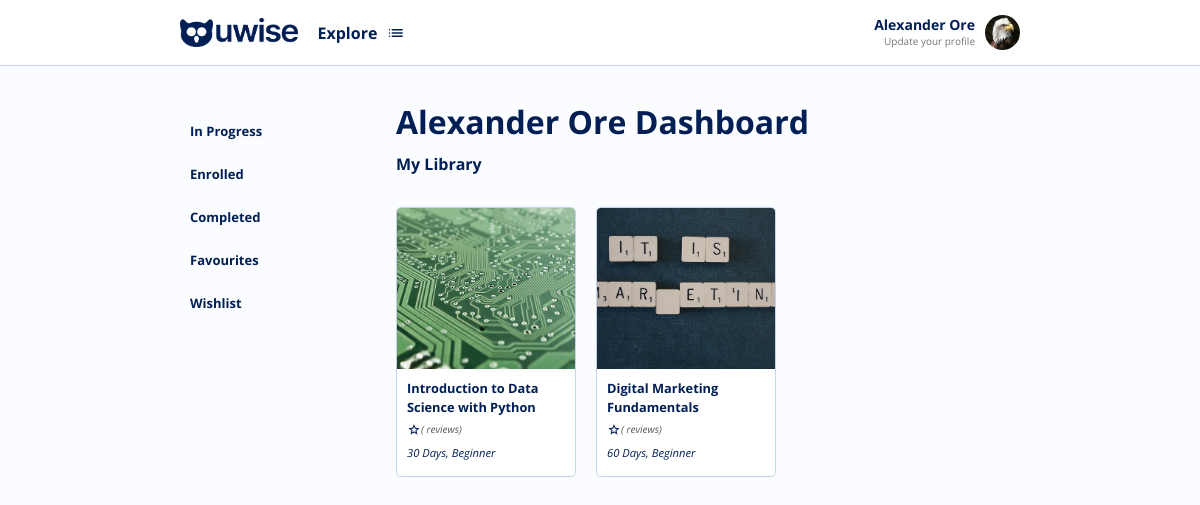
/dashboard (signed in), run on the app's committed database.
### authAPI/models.py (models this page shows, shortened)
class User(AbstractUser):
    email = models.EmailField(max_length=100, unique=True)
    username = models.CharField(max_length=100, unique=True, null=True, blank=True)
    first_name = models.CharField(max_length=100, null=False, blank=False)
    last_name = models.CharField(max_length=100, null=False, blank=False)
    gender = models.CharField(max_length=20, default='', null=True, blank=True)
    phone = models.CharField(max_length=15, default='', null=True, blank=True)
    age = models.IntegerField(null=True, blank=True)
    state = models.CharField(max_length=100, default='', null=True, blank=True)
    marital_status = models.CharField(max_length=20, default='', null=True, blank=True)
    country = models.CharField(max_length=100, default='', blank=True)
    address = models.CharField(max_length=100, default='', blank=True)
    city = models.CharField(max_length=100, default='', blank=True)
    postal_code = models.CharField(max_length=10, default='', blank=True)
    image = models.ImageField(upload_to='users', null=True, blank=True)
    current_work_field = models.CharField(max_length=100, default='', blank=True)
    desired_work_field = models.CharField(max_length=100, default='', blank=True)
    current_job_title = models.CharField(max_length=100, default='', blank=True)
    desired_job_title = models.CharField(max_length=100, default='', blank=True)
    academic_level = models.CharField(max_length=100, default='', blank=True)
    years_of_experience = models.IntegerField(null=True, blank=True)
    bio = models.TextField(max_length=2000, default='', null=True, blank=True)
    organization = models.CharField(max_length=100, default='', null=True, blank=True)
    USERNAME_FIELD = 'email'
    REQUIRED_FIELDS = [
        'first_name',
        'last_name',
    ]
    objects = CustomUserManager()
    '''
    Generate username from user provided email
    '''

### courseAPI/models.py (models this page shows, shortened)
class UserCourse(models.Model):
    user = models.ForeignKey(User, on_delete=models.CASCADE, related_name='course_owner', null=False, blank=False)
    course = models.ForeignKey(Course, on_delete=models.CASCADE, related_name='course')
    date = models.DateTimeField(auto_now_add=True)
    class Meta:
        unique_together = ('user', 'course')

class Course(models.Model):
    title = models.CharField(max_length=200, null=False, blank=False)
    excerpt = models.TextField(null=False, blank=False)
    description = models.TextField(blank=False, null=False)
    welcome_note = models.TextField(blank=True, null=True)
    intro_video = models.URLField(blank=True, null=True)
    community_link1 = models.URLField(blank=True, null=True)
    community_link2 = models.URLField(blank=True, null=True)
    duration = models.IntegerField(blank=False, null=False)
    image = models.ImageField(upload_to='courses', null=False, blank=False)
    field = models.ForeignKey('Field', on_delete=models.CASCADE)
    price = models.DecimalField(max_digits=9, decimal_places=2, null=False, blank=False)
    class_interval = models.IntegerField(blank=False, null=False)
    language = models.CharField(max_length=200, null=True, blank=True)
    organization = models.ForeignKey(Organization, on_delete=models.SET_NULL, swappable=True, null=True, blank=True)
    level = models.ForeignKey('CourseLevel', on_delete=models.SET_NULL, null=True, blank=True,
                              related_name='course_level')
    skills = models.CharField(max_length=200, null=True, blank=True)
    tags = models.CharField(max_length=200, null=True, blank=True)
    objectives = models.TextField(blank=True, null=True)
    next_start_date = models.DateTimeField(null=True, blank=True)
    is_active = models.BooleanField(default=True)
    date_created = models.DateTimeField(auto_now=True)
    class Meta:
        ordering = ('-date_created', 'is_active', 'next_start_date')

class CourseLevel(models.Model):
    title = models.CharField(max_length=50, null=False, blank=False)
    description = models.CharField(max_length=200, null=True, blank=True)
    is_active = models.BooleanField(default=True)
    date = models.DateField(auto_now=True)
    class Meta:
        ordering = ('-date',)
    def __str__(self):
        return self.title

### web/views.py (the view)
# urls.py: path('dashboard', view=DashboardView.as_view(), name='dashboard'),
class DashboardView(TemplateView):
    template_name = 'dashboard.html'
    def get(self, request, *args, **kwargs):
        if not request.user.is_authenticated:
            return redirect('login')
        footer_navs = FooterNav.objects.all()
        q = request.GET.get('q')
        fields = courseAPI.models.Field.objects.all()
        courses = courseAPI.models.UserCourse.objects.filter(user=request.user).all()
        data = {
            'q': q,
            'courses': courses,
            'footer_navs': footer_navs,
            'page': 'explore',
        }
        context = {'data': data}
        return render(request, self.template_name, context)

### web/templates/dashboard.html (shortened to what this page needs)
{% extends 'partials/base.html' %}
{% load static %}
{% block content %}
    <div class="content">
        <div class="courses-content">
            <nav class="filters">
                <div class="filter-items">
                    <br>
                    <div class="filter-item-group">
                        <a class="filter-item" href="{% url 'dashboard' %}#">In Progress</a>
                        <a class="filter-item" href="{% url 'dashboard' %}#">Enrolled</a>
                        <a class="filter-item" href="{% url 'dashboard' %}#">Completed</a>
                        <a class="filter-item" href="{% url 'dashboard' %}#">Favourites</a>
                        <a class="filter-item" href="{% url 'dashboard' %}#">Wishlist</a>
                    </div>
                </div>
            </nav>
            <article class="course-list">
                <h1>{{ request.user.get_full_name }} Dashboard</h1>
                <h3>
                    {% if data.q is None %} My Library {% else %} {{ data.q }} {% endif %}
                </h3> <br>
                <div class="course-grid">
                    {% for course in data.courses %}
                        {% include 'widgets/user_course_card.html' with course=course.course %}
                    {% endfor %}
                </div>
            </article>
        </div>
    </div>
{% endblock %}

### web/templates/partials/header.html (shortened to what this page needs)
{% load  static %}
<div id="header-nav" class="header-nav">
    <div class="header-nav-content">
        <div class="header-nav-left">
            <a href="{% url 'home' %}"><img class="logo" src="{% static 'images/uwise.png' %}" alt="Uwise Logo"></a>
            {% if data.page is not 'enroll' %}
                <a href="{% url 'explore' %}">Explore &nbsp; <span class="material-symbols-outlined">list</span> </a>
            {% endif %}
        </div>
        <div class="header-nav-right">
            {% if user.is_authenticated %}
                <div class="header-profile">
                    <div class="header-profile-details">
                        <b>{{ user.get_full_name | title }}</b>
                        {% if user.current_job_title == '' %} <a href="">Update your profile</a> {% else %} <a href="">{{ user.current_job_title }}</a> {% endif %}
                    </div>
                    <div class="header-profile-image">
                        {% if user.image == '' or user.image is None %}
                            <img src="{% static 'images/profile.png' %}" alt="{{user.get_full_name}}">
                        {% else %}
                            <img src="{{ user.image.url }}" alt="{{user.get_full_name}}">
                        {% endif %}
                    </div>
                </div>
            {% endif %}
        </div>
    </div>
</div>

### web/templates/widgets/user_course_card.html (shortened to what this page needs)
<a href="{% url 'learn' course.id %}/info" class="course-card">
    <div class="course-image">
        <img src="{{course.image.url}}" alt="">
    </div>
    <div class="course-details">
        <strong class="course-title">{{course.title}}</strong>
        <div class="course-details-bottom">
            <p class="rating"><span class="material-symbols-outlined rating-star">star</span> {{ course.rating }}  ({{ course.rating_count }} reviews)</p>
            <i class="course-duration">{{course.duration}} Days, {{course.level}}</i>
        </div>
    </div>
</a>

### web/static/css/web.css (style rules this page uses)
html { scroll-behavior: smooth; transition: .5s ease-in-out; }
body { font-family: 'Open Sans', sans-serif; margin: 0; padding: 0; background: #fafcff; }
h1 { font-size: 2em; color: #011F55; margin: 10px 0; }
h3 { margin: 10px 0; font-size: 1em; color: #011F55; }
p { margin: 0; color: #555; font-size: 13px; line-height: 20px; }
.header-nav { background: #ffffff; color: #011F55; padding: 15px 0; font-size: 14px; border-bottom: 1px solid #c3d3ec; }
.header-nav-content { display: flex; flex-direction: row; justify-content: space-between; width: 70%; margin: auto; }
.header-nav-left { width: 33%; align-items: center; display: flex; }
.header-nav-left a .logo { max-height: 30px; margin-right: 20px; }
.header-nav-left a { text-decoration: none; color: #011F55; font-size: 16px; font-weight: bold; display: flex; align-items: center; }
.header-nav-left a span { font-size: 20px; }
.header-nav-right { align-items: center; display: flex; flex-direction: row; gap: 10px; justify-content: space-between; text-align: right; }
.content { width: 70%; margin: auto; }
.course-card { flex: 0 0 auto; text-decoration: none; width: 180px; height: 270px; border-radius: 5px; overflow: hidden; box-sizing: border-box; background: #fff; border: 1px solid #c3d3ec; cursor: pointer; color: #011F55; }
.course-image { height: 60%; }
.course-image img { width: 100%; min-height: 100%; object-fit: cover; }
.course-details { padding: 10px; height: 30%; display: flex; flex-direction: column; justify-content: space-between; }
.course-details i { font-size: .7em; }
.course-details strong { font-size: .8em; line-height: 1.5em; }

### web/templates/widgets/user_course_card.html (style rules this page uses)
.course-details-bottom { height: 40px; line-height: 25px; }
.course-details-bottom p { font-style: italic; }
.course-details p { display: flex; flex-direction: row; align-items: center; }
.rating { font-size: 10px; }
.rating-star { font-size: 14px; color: #011F55; }

### data on the page
User: get_full_name "Alexander Ore", image (picture), user.get_full_name "Alexander Ore"
UserCourse: image (picture), title "Introduction to Data Science with Python", duration "30", level "Beginner"
UserCourse: image (picture), title "Digital Marketing Fundamentals", duration "60", level "Beginner"
